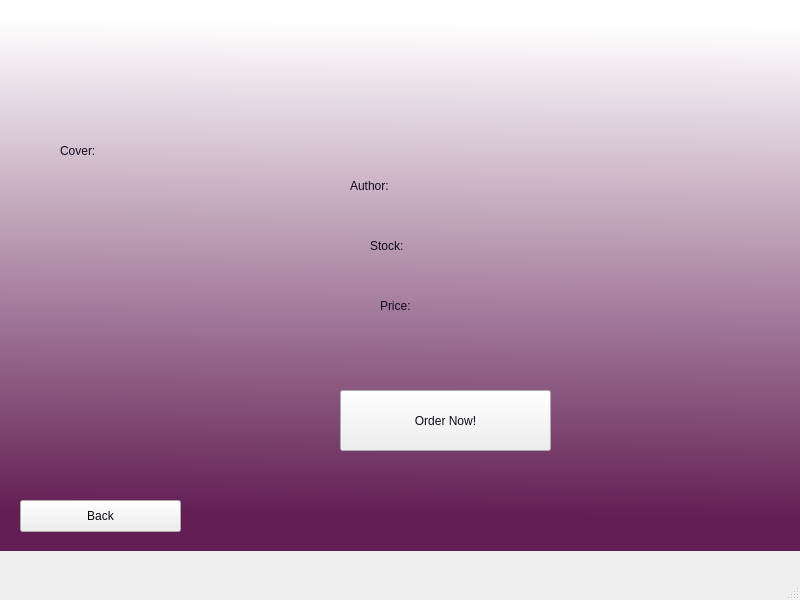
<?xml version="1.0" encoding="UTF-8"?>
<ui version="4.0">
 <class>MainWindow</class>
 <widget class="QMainWindow" name="MainWindow">
  <property name="geometry">
   <rect>
    <x>0</x>
    <y>0</y>
    <width>800</width>
    <height>600</height>
   </rect>
  </property>
  <property name="windowTitle">
   <string>MainWindow</string>
  </property>
  <widget class="QWidget" name="centralwidget">
   <widget class="QWidget" name="backgroundWid" native="true">
    <property name="geometry">
     <rect>
      <x>0</x>
      <y>0</y>
      <width>801</width>
      <height>551</height>
     </rect>
    </property>
    <property name="styleSheet">
     <string notr="true">QWidget#backgroundWid{
background-color:qlineargradient(spread:pad, x1:0.517241, y1:1, x2:0.53202, y2:0.0397727, stop:0.0689655 rgba(99, 31, 84, 255), stop:1 rgba(255, 255, 255, 255))}
</string>
    </property>
    <widget class="QLabel" name="titleDisp">
     <property name="geometry">
      <rect>
       <x>20</x>
       <y>20</y>
       <width>751</width>
       <height>71</height>
      </rect>
     </property>
     <property name="styleSheet">
      <string notr="true">font: 48pt &quot;Avenir Next&quot;;color: rgb(255, 255, 255);
color: rgb(10, 6, 17);</string>
     </property>
     <property name="text">
      <string/>
     </property>
    </widget>
    <widget class="QPushButton" name="backButton">
     <property name="geometry">
      <rect>
       <x>20</x>
       <y>500</y>
       <width>161</width>
       <height>32</height>
      </rect>
     </property>
     <property name="styleSheet">
      <string notr="true">color:rgb(9, 6, 18)</string>
     </property>
     <property name="text">
      <string>Back</string>
     </property>
    </widget>
    <widget class="QLabel" name="authorDisp">
     <property name="geometry">
      <rect>
       <x>490</x>
       <y>170</y>
       <width>251</width>
       <height>41</height>
      </rect>
     </property>
     <property name="styleSheet">
      <string notr="true">color:rgb(16, 10, 32);
font: 35pt &quot;Charter&quot;;</string>
     </property>
     <property name="text">
      <string/>
     </property>
    </widget>
    <widget class="QLabel" name="user_le_4">
     <property name="geometry">
      <rect>
       <x>350</x>
       <y>170</y>
       <width>131</width>
       <height>31</height>
      </rect>
     </property>
     <property name="styleSheet">
      <string notr="true">color:rgb(16, 10, 32);
font: 35pt &quot;Charter&quot;;</string>
     </property>
     <property name="text">
      <string>Author:</string>
     </property>
    </widget>
    <widget class="QLabel" name="book_photo">
     <property name="geometry">
      <rect>
       <x>60</x>
       <y>170</y>
       <width>231</width>
       <height>281</height>
      </rect>
     </property>
     <property name="text">
      <string/>
     </property>
     <property name="scaledContents">
      <bool>true</bool>
     </property>
    </widget>
    <widget class="QLabel" name="user_le_7">
     <property name="geometry">
      <rect>
       <x>60</x>
       <y>140</y>
       <width>71</width>
       <height>21</height>
      </rect>
     </property>
     <property name="styleSheet">
      <string notr="true">color:rgb(16, 10, 32);
font: 23pt &quot;Charter&quot;;</string>
     </property>
     <property name="text">
      <string>Cover:</string>
     </property>
    </widget>
    <widget class="QPushButton" name="orderNow">
     <property name="geometry">
      <rect>
       <x>340</x>
       <y>390</y>
       <width>211</width>
       <height>61</height>
      </rect>
     </property>
     <property name="styleSheet">
      <string notr="true">color: rgb(16, 9, 28);
font: 24pt &quot;Bodoni 72&quot;;</string>
     </property>
     <property name="text">
      <string>Order Now!</string>
     </property>
    </widget>
    <widget class="QLabel" name="user_le_8">
     <property name="geometry">
      <rect>
       <x>370</x>
       <y>230</y>
       <width>101</width>
       <height>31</height>
      </rect>
     </property>
     <property name="styleSheet">
      <string notr="true">color:rgb(16, 10, 32);
font: 35pt &quot;Charter&quot;;</string>
     </property>
     <property name="text">
      <string>Stock:</string>
     </property>
    </widget>
    <widget class="QLabel" name="user_le_5">
     <property name="geometry">
      <rect>
       <x>380</x>
       <y>290</y>
       <width>101</width>
       <height>31</height>
      </rect>
     </property>
     <property name="styleSheet">
      <string notr="true">color:rgb(16, 10, 32);
font: 35pt &quot;Charter&quot;;</string>
     </property>
     <property name="text">
      <string>Price:</string>
     </property>
    </widget>
    <widget class="QLabel" name="stockDisp">
     <property name="geometry">
      <rect>
       <x>490</x>
       <y>230</y>
       <width>251</width>
       <height>41</height>
      </rect>
     </property>
     <property name="styleSheet">
      <string notr="true">color:rgb(16, 10, 32);
font: 35pt &quot;Charter&quot;;</string>
     </property>
     <property name="text">
      <string/>
     </property>
    </widget>
    <widget class="QLabel" name="priceDisp">
     <property name="geometry">
      <rect>
       <x>490</x>
       <y>290</y>
       <width>251</width>
       <height>41</height>
      </rect>
     </property>
     <property name="styleSheet">
      <string notr="true">color:rgb(16, 10, 32);
font: 35pt &quot;Charter&quot;;</string>
     </property>
     <property name="text">
      <string/>
     </property>
    </widget>
   </widget>
  </widget>
  <widget class="QMenuBar" name="menubar">
   <property name="geometry">
    <rect>
     <x>0</x>
     <y>0</y>
     <width>800</width>
     <height>22</height>
    </rect>
   </property>
  </widget>
  <widget class="QStatusBar" name="statusbar"/>
 </widget>
 <resources/>
 <connections/>
</ui>
